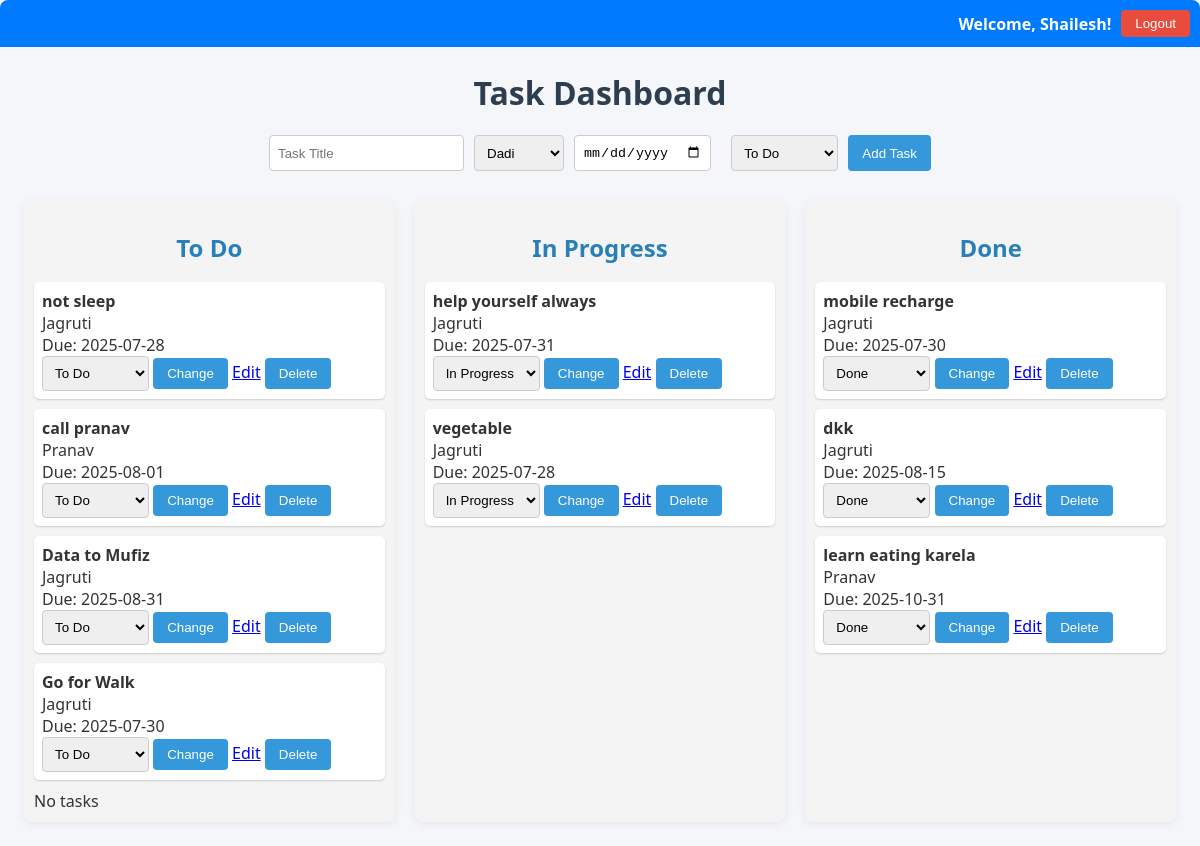
The page / (signed in) on the database its author committed.
### tables this page shows
CREATE TABLE users (
            id INTEGER PRIMARY KEY AUTOINCREMENT,
            username TEXT UNIQUE NOT NULL,
            password TEXT NOT NULL,
            role TEXT NOT NULL CHECK(role IN ('admin', 'user'))
        );

CREATE TABLE tasks (
            id INTEGER PRIMARY KEY AUTOINCREMENT,
            title TEXT NOT NULL,
            assigned_to TEXT NOT NULL,
            status TEXT NOT NULL,
            due_date DATETIME,
            created_at DATETIME DEFAULT CURRENT_TIMESTAMP,
            updated_at DATETIME DEFAULT CURRENT_TIMESTAMP,
            FOREIGN KEY (assigned_to) REFERENCES users(username)
        );

### app.py (the view)
@app.route('/')
def index():
    if 'username' not in session:
        return redirect(url_for('login'))
    conn = get_db_connection()
    if session.get('role') == 'admin':
        tasks = conn.execute('SELECT * FROM tasks').fetchall()
    else:
        username = session.get('username')
        tasks = conn.execute(
            'SELECT * FROM tasks WHERE assigned_to = ? OR title LIKE ?',
            (username, f'%{username}%')
        ).fetchall()
    users = conn.execute('SELECT username FROM users').fetchall()
    conn.close()
    return render_template('index.html', tasks=tasks, users=users)

### app.py (called while the page is built)
def get_db_connection():
    conn = sqlite3.connect('database.db')
    conn.row_factory = sqlite3.Row
    return conn

### templates/index.html (shortened to what this page needs)
<!DOCTYPE html>
<html>
<head>
    <link rel="stylesheet" href="/static/style.css">
</head>
<body>
    <div class="header-bar">
        {% if session.username %}
            <span>Welcome, {{ session.username }}!</span>
            <form action="{{ url_for('logout') }}" method="get" style="display:inline;">
                <button type="submit">Logout</button>
            </form>
        {% endif %}
    </div>
    <h1>Task Dashboard</h1>
    {% if session.username %}
    <form action="/add" method="post">
        <input type="text" name="title" placeholder="Task Title" required>
        <select name="assigned_to" required>
            {% for user in users %}
                <option value="{{ user['username'] }}" {% if task and task.assigned_to == user['username'] %}selected{% endif %}>{{ user['username'] }}</option>
            {% endfor %}
        </select>
        <input type="date" name="due_date" data-warning-id="due-warning-new">
        <select name="status">
            <option value="To Do">To Do</option>
        </select>
        <button type="submit">Add Task</button>
    </form>
    {% endif %}
    <div class="board-container">
        <div class="board">
            <h2>To Do</h2>
            {% set found = false %}
            {% for task in tasks if task.status == 'To Do' %}
              {% set found = true %}
                <div class="task-item">
                    <strong>{{ task.title }}</strong><br>
                    {{ task.assigned_to }}<br>
                    Due: {{ task.due_date }}<br>
                    <form action="{{ url_for('update_status', task_id=task.id) }}" method="post" style="display:inline;">
                        <select name="status">
                            <option value="To Do" {% if task.status == 'To Do' %}selected{% endif %}>To Do</option>
                        </select>
                        <button type="submit">Change</button>
                    </form>
                    {% if session.role == 'admin' %}
                        <a href="{{ url_for('edit_task', task_id=task.id) }}">Edit</a>
                        <form action="{{ url_for('delete_task', task_id=task.id) }}" method="post" style="display:inline;">
                            <button type="submit" onclick="return confirm('Are you sure you want to delete this task?');">Delete</button>
                        </form>
                    {% endif %}
                </div>
            {% endfor %}
            {% if not found %}
              <div>No tasks</div>
            {% endif %}
        </div>
        <div class="board">
            <h2>In Progress</h2>
            {% for task in tasks if task.status == 'In Progress' %}
                <div class="task-item">
                    <strong>{{ task.title }}</strong><br>
                    {{ task.assigned_to }}<br>
                    Due: {{ task.due_date }}<br>
                    <form action="{{ url_for('update_status', task_id=task.id) }}" method="post" style="display:inline;">
                        <select name="status">
                            <option value="In Progress" {% if task.status == 'In Progress' %}selected{% endif %}>In Progress</option>
                        </select>
                        <button type="submit">Change</button>
                    </form>
                    {% if session.role == 'admin' %}
                        <a href="{{ url_for('edit_task', task_id=task.id) }}">Edit</a>
                        <form action="{{ url_for('delete_task', task_id=task.id) }}" method="post" style="display:inline;">
                            <button type="submit" onclick="return confirm('Are you sure you want to delete this task?');">Delete</button>
                        </form>
                    {% endif %}
                </div>
            {% endfor %}
        </div>
        <div class="board">
            <h2>Done</h2>
            {% for task in tasks if task.status == 'Done' %}
                <div class="task-item">
                    <strong>{{ task.title }}</strong><br>
                    {{ task.assigned_to }}<br>
                    Due: {{ task.due_date }}<br>
                    <form action="{{ url_for('update_status', task_id=task.id) }}" method="post" style="display:inline;">
                        <select name="status">
                            <option value="Done" {% if task.status == 'Done' %}selected{% endif %}>Done</option>
                        </select>
                        <button type="submit">Change</button>
                    </form>
                    {% if session.role == 'admin' %}
                        <a href="{{ url_for('edit_task', task_id=task.id) }}">Edit</a>
                        <form action="{{ url_for('delete_task', task_id=task.id) }}" method="post" style="display:inline;">
                            <button type="submit" onclick="return confirm('Are you sure you want to delete this task?');">Delete</button>
                        </form>
                    {% endif %}
                </div>
            {% endfor %}
        </div>
    </div>
</body>
</html>

### static/style.css (style rules this page uses)
body { font-family: 'Segoe UI', Arial, sans-serif; margin: 0; background: #f5f6fa; color: #333; }
.header-bar { display: flex; justify-content: flex-end; align-items: center; gap: 16px; background: #2d3e50; color: #fff; padding: 12px 24px; border-radius: 8px 8px 0 0; }
.header-bar span { font-weight: bold; display: inline-block; vertical-align: middle; }
.header-bar form { margin: 0; display: inline-block; }
.header-bar button { background: #e74c3c; color: #fff; border: none; padding: 6px 14px; border-radius: 4px; cursor: pointer; }
h1 { text-align: center; margin-top: 24px; color: #2d3e50; }
form { display: flex; justify-content: center; gap: 10px; margin-bottom: 30px; }
input[type="text"], input[type="date"], select { padding: 8px; border: 1px solid #ccc; border-radius: 4px; }
button, input[type="submit"] { padding: 8px 14px; background: #3498db; color: #fff; border: none; border-radius: 4px; cursor: pointer; }
.board-container { display: flex; gap: 24px; margin: 0 24px 24px 24px; }
.board { flex: 1; background: #f4f4f4; padding: 16px; border-radius: 10px; min-width: 250px; box-shadow: 0 2px 8px rgba(44, 62, 80, 0.08); }
.board h2 { text-align: center; color: #2980b9; margin-bottom: 18px; }
.task-item { background: #fff; margin-bottom: 14px; padding: 12px; border-radius: 7px; box-shadow: 0 1px 3px #ccc; transition: box-shadow 0.2s; }

### templates/index.html (style rules this page uses)
.board-container { display: flex; gap: 20px; }
.board { flex: 1; background: #f4f4f4; padding: 10px; border-radius: 8px; }
.board h2 { text-align: center; }
.task-item { background: #fff; margin-bottom: 10px; padding: 8px; border-radius: 5px; box-shadow: 0 1px 2px #ccc; }
.header-bar { display: flex; justify-content: flex-end; align-items: center; gap: 10px; background: #007bff; color: white; padding: 10px; border-radius: 8px 8px 0 0; }

### rows shown on the page
users: username "Shailesh"
tasks: title "not sleep", assigned_to "Jagruti", due_date "2025-07-28", status "To Do"
tasks: title "call pranav", assigned_to "Pranav", due_date "2025-08-01", status "To Do"
tasks: title "Data to Mufiz", assigned_to "Jagruti", due_date "2025-08-31", status "To Do"
tasks: title "Go for Walk", assigned_to "Jagruti", due_date "2025-07-30", status "To Do"
tasks: title "help yourself always", assigned_to "Jagruti", due_date "2025-07-31", status "In Progress"
tasks: title "vegetable", assigned_to "Jagruti", due_date "2025-07-28", status "In Progress"
tasks: title "mobile recharge", assigned_to "Jagruti", due_date "2025-07-30", status "Done"
tasks: title "dkk", assigned_to "Jagruti", due_date "2025-08-15", status "Done"
tasks: title "learn eating karela", assigned_to "Pranav", due_date "2025-10-31", status "Done"

### other values the page prints
form field assigned_to "Dadi"
